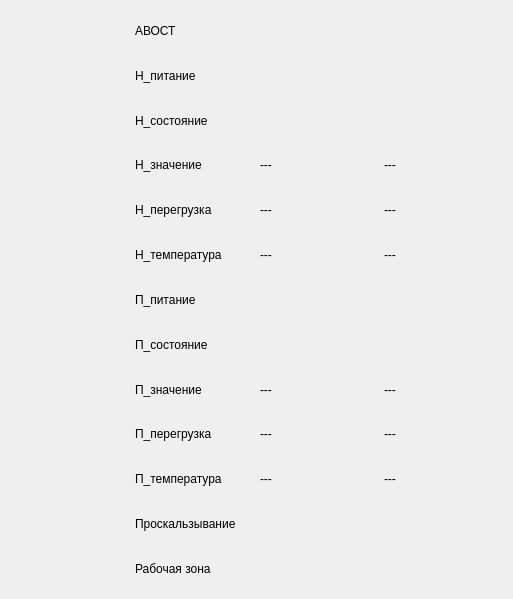
          <widget class="QWidget" name="page">
           <property name="geometry">
            <rect>
             <x>0</x>
             <y>0</y>
             <width>513</width>
             <height>599</height>
            </rect>
           </property>
           <attribute name="label">
            <string>Индикаторы</string>
           </attribute>
           <layout class="QGridLayout" name="gridLayout_3">
            <item row="0" column="0">
             <layout class="QGridLayout" name="gridLayout_22">
              <item row="3" column="1">
               <widget class="QLabel" name="label_99">
                <property name="text">
                 <string>Н_состояние</string>
                </property>
               </widget>
              </item>
              <item row="2" column="0">
               <widget class="LED" name="ledLoad_Is_On2_33"/>
              </item>
              <item row="10" column="1">
               <widget class="QLabel" name="label_105">
                <property name="text">
                 <string>П_перегрузка</string>
                </property>
               </widget>
              </item>
              <item row="12" column="1">
               <widget class="QLabel" name="label_107">
                <property name="text">
                 <string>Проскальзывание</string>
                </property>
               </widget>
              </item>
              <item row="5" column="1">
               <widget class="QLabel" name="label_106">
                <property name="text">
                 <string>Н_перегрузка</string>
                </property>
               </widget>
              </item>
              <item row="11" column="0">
               <widget class="LED" name="ledPos_Overheat33"/>
              </item>
              <item row="4" column="3">
               <widget class="QLabel" name="lblLoad_Error_Value_Max33">
                <property name="text">
                 <string>---</string>
                </property>
               </widget>
              </item>
              <item row="13" column="1">
               <widget class="QLabel" name="label_98">
                <property name="text">
                 <string>Рабочая зона</string>
                </property>
               </widget>
              </item>
              <item row="8" column="1">
               <widget class="QLabel" name="label_108">
                <property name="text">
                 <string>П_состояние</string>
                </property>
               </widget>
              </item>
              <item row="12" column="0">
               <widget class="LED" name="ledPos_Sip33"/>
              </item>
              <item row="11" column="1">
               <widget class="QLabel" name="label_97">
                <property name="text">
                 <string>П_температура</string>
                </property>
               </widget>
              </item>
              <item row="9" column="1">
               <widget class="QLabel" name="label_101">
                <property name="text">
                 <string>П_значение</string>
                </property>
               </widget>
              </item>
              <item row="7" column="0">
               <widget class="LED" name="lepPos_Is_On33"/>
              </item>
              <item row="4" column="1">
               <widget class="QLabel" name="label_103">
                <property name="text">
                 <string>Н_значение</string>
                </property>
               </widget>
              </item>
              <item row="9" column="0">
               <widget class="LED" name="ledPos_Error33"/>
              </item>
              <item row="8" column="0">
               <widget class="LED" name="ledPos_Alarm33"/>
              </item>
              <item row="1" column="0">
               <widget class="LED" name="ledEstop_Ext33"/>
              </item>
              <item row="3" column="0">
               <widget class="LED" name="ledLoad_Alarm33"/>
              </item>
              <item row="10" column="0">
               <widget class="LED" name="ledPos_Overload33"/>
              </item>
              <item row="13" column="0">
               <widget class="LED" name="ledLimits_Excess33"/>
              </item>
              <item row="5" column="0">
               <widget class="LED" name="ledLoad_Overload33"/>
              </item>
              <item row="2" column="1">
               <widget class="QLabel" name="label_96">
                <property name="text">
                 <string>Н_питание</string>
                </property>
               </widget>
              </item>
              <item row="4" column="0">
               <widget class="LED" name="ledLoad_Error33"/>
              </item>
              <item row="1" column="1">
               <widget class="QLabel" name="label_104">
                <property name="text">
                 <string>АВОСТ</string>
                </property>
               </widget>
              </item>
              <item row="6" column="0">
               <widget class="LED" name="ledLoad_Overheat33"/>
              </item>
              <item row="6" column="1">
               <widget class="QLabel" name="label_95">
                <property name="text">
                 <string>Н_температура</string>
                </property>
               </widget>
              </item>
              <item row="7" column="1">
               <widget class="QLabel" name="label_102">
                <property name="text">
                 <string>П_питание</string>
                </property>
               </widget>
              </item>
              <item row="4" column="2">
               <widget class="QLabel" name="lblLoad_Error_Value33">
                <property name="text">
                 <string>---</string>
                </property>
               </widget>
              </item>
              <item row="5" column="3">
               <widget class="QLabel" name="lblLoad_Overload_Value_Max33">
                <property name="text">
                 <string>---</string>
                </property>
               </widget>
              </item>
              <item row="5" column="2">
               <widget class="QLabel" name="lblLoad_Overload_Value33">
                <property name="text">
                 <string>---</string>
                </property>
               </widget>
              </item>
              <item row="6" column="2">
               <widget class="QLabel" name="lblLoad_Temperature33">
                <property name="text">
                 <string>---</string>
                </property>
               </widget>
              </item>
              <item row="6" column="3">
               <widget class="QLabel" name="lblLoad_Temperature_Max33">
                <property name="text">
                 <string>---</string>
                </property>
               </widget>
              </item>
              <item row="9" column="2">
               <widget class="QLabel" name="lblPos_Error_Value33">
                <property name="text">
                 <string>---</string>
                </property>
               </widget>
              </item>
              <item row="9" column="3">
               <widget class="QLabel" name="lblPos_Error_Value_max33">
                <property name="text">
                 <string>---</string>
                </property>
               </widget>
              </item>
              <item row="10" column="2">
               <widget class="QLabel" name="lblPos_Overload_Value33">
                <property name="text">
                 <string>---</string>
                </property>
               </widget>
              </item>
              <item row="10" column="3">
               <widget class="QLabel" name="lblPos_Overload_Value_max33">
                <property name="text">
                 <string>---</string>
                </property>
               </widget>
              </item>
              <item row="11" column="2">
               <widget class="QLabel" name="lblPos_Temperature33">
                <property name="text">
                 <string>---</string>
                </property>
               </widget>
              </item>
              <item row="11" column="3">
               <widget class="QLabel" name="lblPos_Temperature_Max33">
                <property name="text">
                 <string>---</string>
                </property>
               </widget>
              </item>
             </layout>
            </item>
           </layout>
          </widget>
